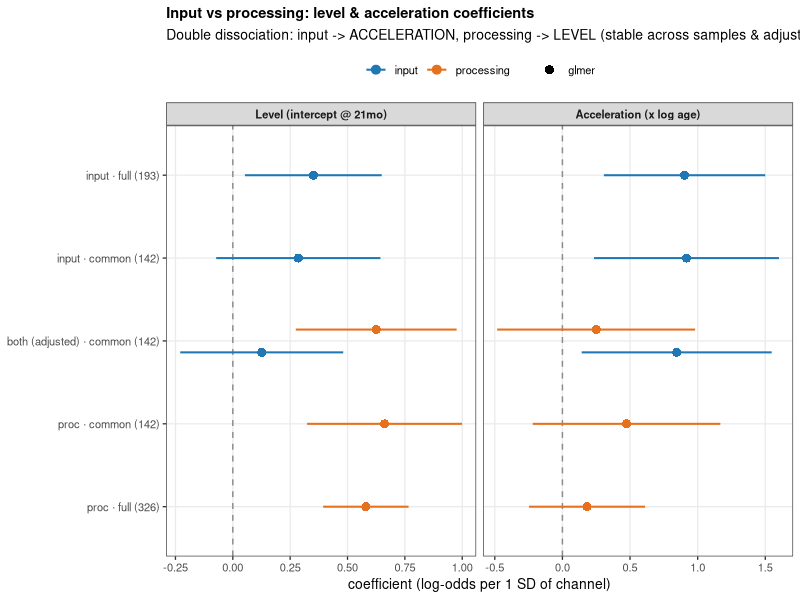
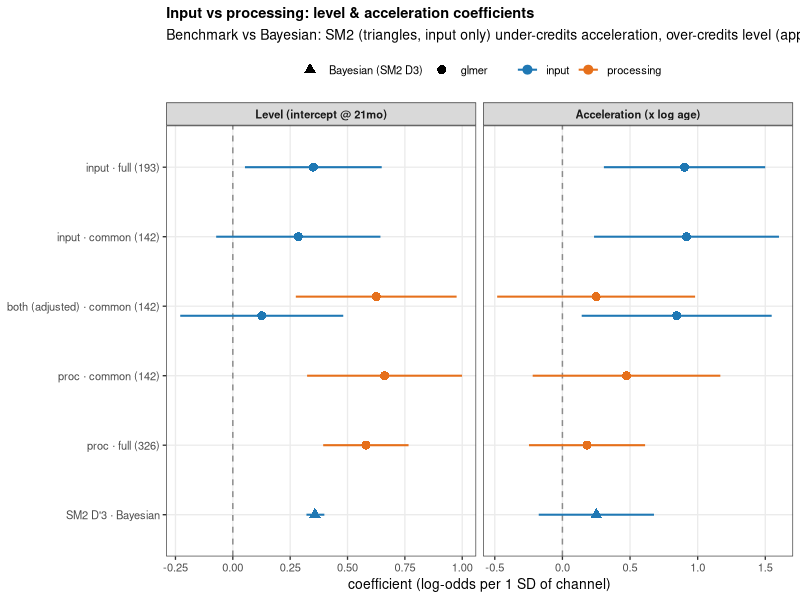

The R source for these figures, in order:
## Figure: input & processing coefficients (level + acceleration) with 95% CI
## across glmer specs/samples -- the robustness/benchmark view (cf. paper Fig 3B).
## v1 = glmer specs only; v2 = + Bayesian SM2 D'3 overlay (input channel, approx
## theta~logit scale). Reads results/glmer_ladder_coefs.csv. RUN LOCALLY.
suppressPackageStartupMessages({library(dplyr); library(ggplot2); library(here); library(readr)})
co  <- read_csv(here("studies/io_proc_glmer/results/glmer_ladder_coefs.csv"), show_col_types = FALSE)
sm2 <- read_csv(here("studies/io_proc_glmer/results/sm2_overlay.csv"), show_col_types = FALSE)  # static SM2 D'3 overlay
co  <- dplyr::bind_rows(co, sm2)

lab <- c(input_full="input · full (193)", input_common="input · common (142)",
         both_common="both (adjusted) · common (142)",
         proc_common="proc · common (142)", proc_full="proc · full (326)",
         SM2_bayes="SM2 D'3 · Bayesian")
ord <- rev(c("input · full (193)","input · common (142)","both (adjusted) · common (142)",
             "proc · common (142)","proc · full (326)","SM2 D'3 · Bayesian"))
prep <- function(d) d %>% mutate(
  spec_lab = factor(lab[spec], levels = ord),
  term = factor(term, levels = c("level","acceleration"),
                labels = c("Level (intercept @ 21mo)","Acceleration (x log age)")),
  channel = factor(channel, levels = c("input","processing")))

dodge <- position_dodge(width = 0.55)
make_fig <- function(d, subtitle) ggplot(d, aes(est, spec_lab, color = channel, shape = model_type, group = channel)) +
  geom_vline(xintercept = 0, linetype = 2, color = "grey55") +
  geom_linerange(aes(xmin = lo, xmax = hi), position = dodge, linewidth = 0.7) +
  geom_point(position = dodge, size = 2.7) +
  facet_wrap(~ term, scales = "free_x") +
  scale_color_manual(values = c(input = "#1f78b4", processing = "#e6701b")) +
  scale_shape_manual(values = c(glmer = 16, `Bayesian (SM2 D3)` = 17)) +
  labs(x = "coefficient (log-odds per 1 SD of channel)", y = NULL, color = NULL, shape = NULL,
       title = "Input vs processing: level & acceleration coefficients", subtitle = subtitle) +
  theme_bw(base_size = 10) +
  theme(legend.position = "top", panel.grid.minor = element_blank(),
        plot.title = element_text(face = "bold", size = 10.5), strip.text = element_text(face = "bold"))

p1 <- make_fig(prep(filter(co, model_type == "glmer")),
               "Double dissociation: input -> ACCELERATION, processing -> LEVEL (stable across samples & adjustment)")
ggsave(here("studies/io_proc_glmer/figs/io_proc_glmer_coefs.png"), p1, width = 10, height = 3.4, dpi = 150)

p2 <- make_fig(prep(co),
               "Benchmark vs Bayesian: SM2 (triangles, input only) under-credits acceleration, over-credits level (approx theta~logit scale)")
ggsave(here("studies/io_proc_glmer/figs/io_proc_glmer_coefs_vs_sm2.png"), p2, width = 10, height = 3.8, dpi = 150)
cat("wrote figs/io_proc_glmer_coefs.png and figs/io_proc_glmer_coefs_vs_sm2.png\n")
